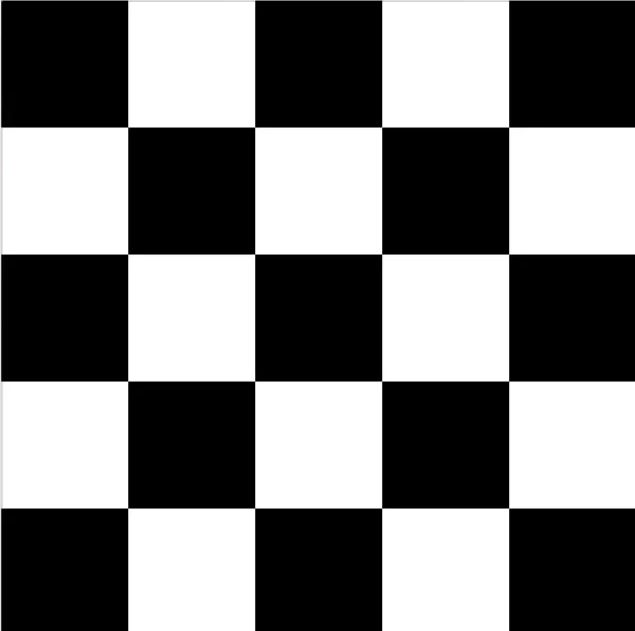
//> input picture src/1111.jpeg, 635 x 631 px
$ ./opencv_demo   (built with g++ and OpenCV 4)
//> lines starting //> are read from the running program, lines starting //| are printed output that depends on the picture; after the words box and inside, x2 and y2 are one past the last pixel; in counts of white or black regions, pixels touching at a corner belong together
#include <iostream>
#include <thread>
#include "opencv2/opencv.hpp"
#include "opencv2/highgui/highgui.hpp"
#include "opencv2/imgproc/imgproc_c.h"
#include "opencv2/core/core_c.h"
#include "opencv2/core/types_c.h"
// #include "cv.h"
#include "fstream"
#include "pcl/point_cloud.h"
#include "pcl/common/common_headers.h"
#include "pcl/features/normal_3d.h"
#include "pcl/visualization/pcl_visualizer.h"

using namespace std::chrono_literals;
using namespace cv;

typedef pcl::PointXYZRGB PointT;
typedef pcl::PointCloud<PointT> PointCloud;

typedef struct cam_param
{
	float fx;	//焦距
	float fy;	//
	int cx;	//主点
	int cy;	//
	float scale;
	/* data */
}cam_param;

typedef struct cam2pic_data
{
	int pic_xu; //像素坐标x
	int pic_yv;	//像素坐标y
	/* data */
	float cam_x;	//相机坐标下的x
	float cam_y;	//相机坐标下的y
	float cam_z;	//相机坐标下的z
}cam2pic_data;

struct color_data
{
	int R;
	int G;
	int B;
}color_data;

static cam_param camparam;
static cam2pic_data cam2picdata;
/************************************初始化函数******************************************/
bool param_init(float read_fx ,float read_fy , int read_cx ,int read_cy ,float read_scale)
{
	 cam2picdata.cam_z = 1;//参数归一化

	 camparam.fx = read_fx;
	 camparam.fy = read_fy;
	 camparam.cx = read_cx;
	 camparam.cy = read_cy;
	 camparam.scale = read_scale;

	return true;
}


/***********************************CV::MAT转换为点云*****************************************/
PointCloud::Ptr Image2PointCloud(Mat rgb, Mat depth,  cam_param camera)
{
	PointCloud::Ptr cloud(new PointCloud);
	for (int m = 0; m < depth.rows; m++)
		for (int n = 0; n < depth.cols; n++)
		{
			ushort d = depth.ptr<ushort>(m)[n];
			if (d == 0)
				continue;
			PointT p;
			p.z = double(d) / camera.scale;
			p.x = (n - camera.cx) * p.z / camera.fx;
			p.y = (m - camera.cy) * p.z / camera.fy;
			p.b = rgb.ptr<uchar>(m)[n * 3];
			p.g = rgb.ptr<uchar>(m)[n * 3 + 1];
			p.r = rgb.ptr<uchar>(m)[n * 3 + 2];

			cloud->points.push_back(p);
		}
	cloud->height = 1;
	cloud->width = cloud->points.size();
	cloud->is_dense = false;
	return cloud;
}

// [15 lines of commented-out code are left out]


int main(int argc, char **argv)
{
/********************************参数初始化************************************/
	param_init(1.5, 1.5, 308.4, 240.6,0.05);//float read_fx ,float read_fy , int read_cx ,int read_cy ,float read_scale
/********************************读取图片**************************************/
	cv::Mat data_pic = cv::imread("/media/lan/disk2/1_workspace/demo/src/1111.jpeg");
//> data_pic is the input picture: 631 rows x 635 cols, CV_8UC3; mean B, G, R 122.8, 122.8, 122.8
	cv::Mat data_src = cv::imread("/media/lan/disk2/1_workspace/demo/src/1111.jpeg");
	cv::Mat data_trans = cv::imread("/media/lan/disk2/1_workspace/demo/src/1111.jpeg");//这里存放转换后的
	cv::Mat data_trans2 = cv::imread("/media/lan/disk2/1_workspace/demo/src/1111.jpeg");//这里存放转换后的
	float u_1 ,v_1 ,d_1;
	if (!data_src.data)
	{
		std::cout << "读取图片失败！" << std::endl;
		return -1;
	}
	else
	{
		std::cout << "读取图片成功！" << std::endl;
	}

/********************************图像坐标转换到相机坐标**************************************
 * X=（u-cx)/fx;Y=(v-cy)/fy,x和y为归一化坐标
 * 方案二：u'=（u-cx)/fx;Y ;v'= (v-cy)/fy; [X Y Z] = (scale + sqrt((1-scale^2)*(u'^2+v'^2)))/(u'^2+v'^2+1)[u' v' 1] - [0 0 scale]
*****************************************************************************************/
	cout << "enter the axis to camera" << endl;
	for ( cam2picdata.pic_xu = 0;  cam2picdata.pic_xu < data_src.rows ; cam2picdata.pic_xu++)
	{
		// cam2picdata.cam_x = (int)(( cam2picdata.pic_xu + camparam.cx)/ (float)camparam.fx);
		// cout << "X = " << cam2picdata.pic_xu << " " << endl;
		u_1 = (cam2picdata.pic_xu - camparam.cx)/ (float)camparam.fx + 300;
		for ( cam2picdata.pic_yv = 0;  cam2picdata.pic_yv < data_src.cols; cam2picdata.pic_yv++)
		{
			// cout << "Y = " << cam2picdata.pic_yv << " " << endl;
			v_1 = (float)(( (float)cam2picdata.pic_yv - (float)camparam.cy)/  (float) camparam.fy) +300;

			cam2picdata.cam_x = u_1*u_1 * ((camparam.scale + sqrt((1 - camparam.scale * camparam.scale) * (u_1*u_1 + v_1*v_1)))/(u_1*u_1 + v_1*v_1 + 1));
			cam2picdata.cam_y = v_1*v_1 * ((camparam.scale + sqrt((1 - camparam.scale * camparam.scale) * (u_1*u_1 + v_1*v_1)))/(u_1*u_1 + v_1*v_1 + 1));
  			cam2picdata.cam_z = (camparam.scale + sqrt((1 - camparam.scale * camparam.scale )* (u_1*u_1 + v_1*v_1)))/(u_1*u_1 + v_1*v_1 + 1);
			// cout << "v' = " << v_1 << " " << endl;
			// cout << "cam_x = " << cam2picdata.cam_y << " " << endl;
			// cout << "cam_y = " << cam2picdata.cam_y << " " << endl;

			int mu = data_src.at<Vec3b>(cam2picdata.pic_xu, cam2picdata.pic_yv)[0] + data_src.at<Vec3b>(cam2picdata.pic_xu, cam2picdata.pic_yv)[1] + data_src.at<Vec3b>(cam2picdata.pic_xu, cam2picdata.pic_yv)[2];
			//  mu /= 3;
			int stdev = sqrt(double((data_src.at<Vec3b>(cam2picdata.pic_xu, cam2picdata.pic_yv)[0] - mu)*(data_src.at<Vec3b>(cam2picdata.pic_xu, cam2picdata.pic_yv)[0] - mu) + (data_src.at<Vec3b>(cam2picdata.pic_xu, cam2picdata.pic_yv)[1] - mu)*(data_src.at<Vec3b>(cam2picdata.pic_xu, cam2picdata.pic_yv)[1] - mu) + (data_src.at<Vec3b>(cam2picdata.pic_xu, cam2picdata.pic_yv)[2] - mu)*(data_src.at<Vec3b>(cam2picdata.pic_xu, cam2picdata.pic_yv)[2] - mu)) / 3);
			for (int k = 0; k<3; k++)
				data_trans.at<Vec3b>(cam2picdata.cam_x, cam2picdata.cam_y)[k] = stdev;
		}
	}
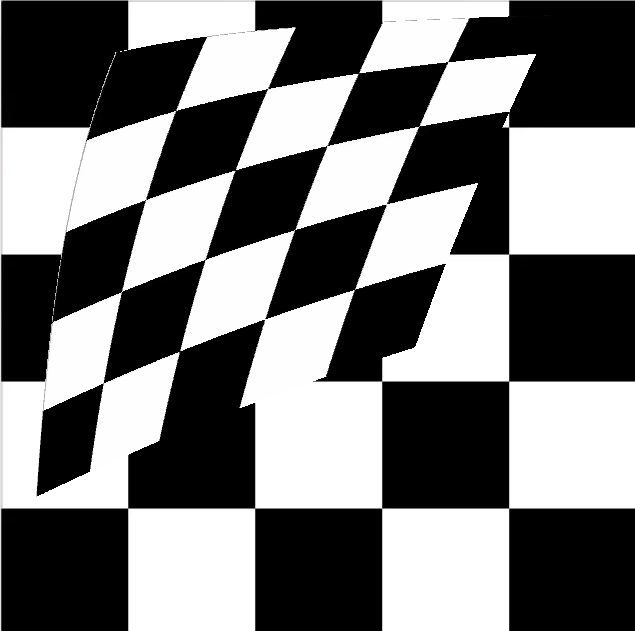
//> data_trans: 631 rows x 635 cols, CV_8UC3; mean B, G, R 120.5, 120.5, 120.5
//> after the loop, v_1 = 562.7
/********************************相机坐标转换到图像坐标*************************************
 * u=X*fx/Z + cx ; v=Y*fy/Z + cy
 * 方案二：u=fx*X/(Scale*d + z) + cx ; v = fy*Y/(scale*d+z) +cy; d=sqrt(X^2+Y^2+Z^2);
 *****************************************************************************************/
		for (cam2picdata.cam_x = 0; cam2picdata.cam_x < data_trans.rows; cam2picdata.cam_x++)
		{
			for (cam2picdata.cam_y = 0; cam2picdata.cam_y < data_trans.cols; cam2picdata.cam_y++)
			{
				d_1 = sqrt(cam2picdata.cam_x * cam2picdata.cam_x + cam2picdata.cam_y * cam2picdata.cam_y + cam2picdata.cam_z * cam2picdata.cam_z);

				cam2picdata.pic_xu = cam2picdata.cam_x * camparam.fx / (camparam.scale * d_1 + cam2picdata.cam_z) + camparam.cx;
				cam2picdata.pic_yv = cam2picdata.cam_y * camparam.fy / (camparam.scale * d_1 + cam2picdata.cam_z) + camparam.cy;

				int mu = data_trans.at<Vec3b>(cam2picdata.cam_x, cam2picdata.cam_y)[0] + data_trans.at<Vec3b>(cam2picdata.cam_x, cam2picdata.cam_y)[1] + data_trans.at<Vec3b>(cam2picdata.cam_x, cam2picdata.cam_y)[2];
				// mu /= 3;
				int stdev = sqrt(double((data_trans.at<Vec3b>(cam2picdata.cam_x, cam2picdata.cam_y)[0] - mu) * (data_trans.at<Vec3b>(cam2picdata.cam_x, cam2picdata.cam_y)[0] - mu) + (data_trans.at<Vec3b>(cam2picdata.cam_x, cam2picdata.cam_y)[1] - mu) * (data_trans.at<Vec3b>(cam2picdata.cam_x, cam2picdata.cam_y)[1] - mu) + (data_trans.at<Vec3b>(cam2picdata.cam_x, cam2picdata.cam_y)[2] - mu) * (data_trans.at<Vec3b>(cam2picdata.cam_x, cam2picdata.cam_y)[2] - mu)) / 3);
				for (int k = 0; k < 3; k++)
					data_trans2.at<Vec3b>(cam2picdata.pic_xu, cam2picdata.pic_yv)[k] = stdev;
			}
		}
//> this loop made 631 passes
//> d_1 on passes 1 to 3: 634, 634, 634
//> data_trans2: 631 rows x 635 cols, CV_8UC3; 39 pixels changed, all inside (x1, y1, x2, y2) = (240, 308, 270, 338)
//> after the loop, d_1 = 893.8

/********************************生成结果显示*******************************************/
    namedWindow("图片显示");
	namedWindow("投影显示");
	namedWindow("反投影显示");

    imshow("图片显示",data_pic);
    imshow("投影显示",data_trans);
    imshow("反投影显示",data_trans2);

    waitKey(0);
	return 0;
}

$ run again, with src/2222.jpeg copied over src/1111.jpeg
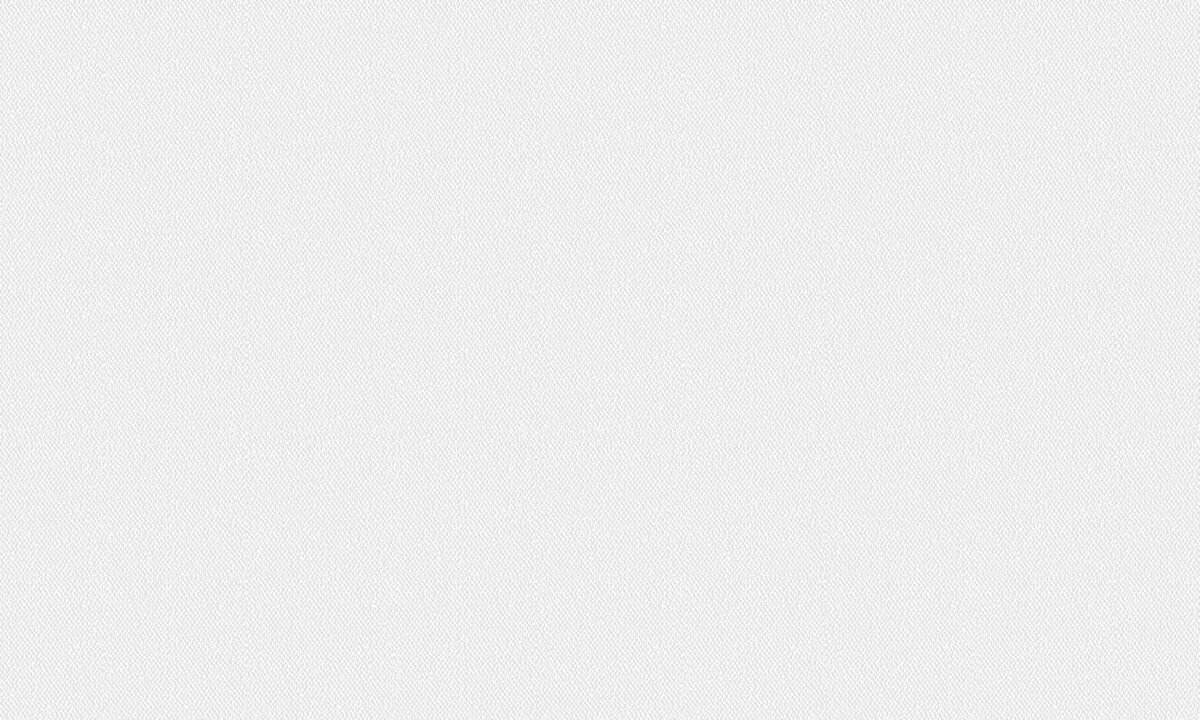
//> input picture src/2222.jpeg, 1200 x 720 px
//> data_pic is the input picture: 720 rows x 1200 cols, CV_8UC3; min 206, max 255, mean 238
//> after the loop `for ( cam2picdata.pic_xu = 0;  cam2picdata.pic_xu < data_src.rows ; ca..`:
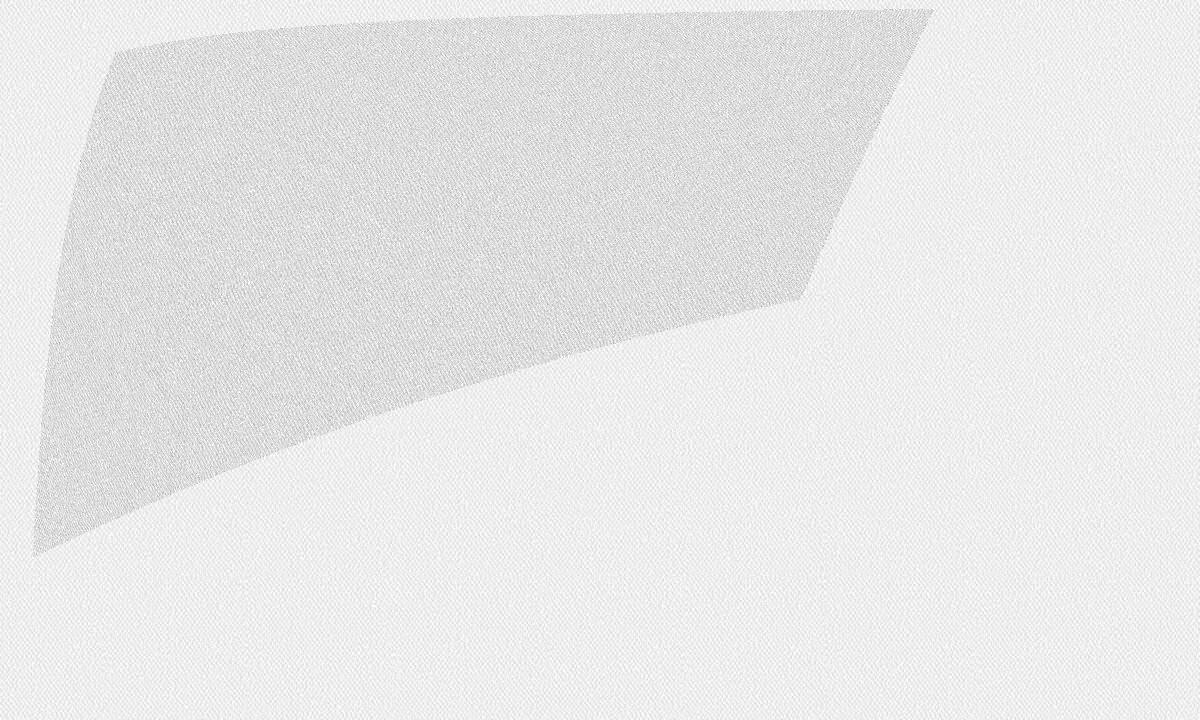
//> data_trans: 720 rows x 1200 cols, CV_8UC3; min 158, max 255, mean 231.7
//> after the loop `for ( cam2picdata.pic_xu = 0;  cam2picdata.pic_xu < data_src.rows ; ca..`: v_1 = 939.3
//> the loop `for (cam2picdata.cam_x = 0; cam2picdata.cam_x < data_trans.rows; cam2p..` made 720 passes
//> d_1 on passes 1 to 3: 1199, 1199, 1199
//> after the loop `for (cam2picdata.cam_x = 0; cam2picdata.cam_x < data_trans.rows; cam2p..`: d_1 = 1398.1

$ run again, with src/111.png saved as src/1111.jpeg
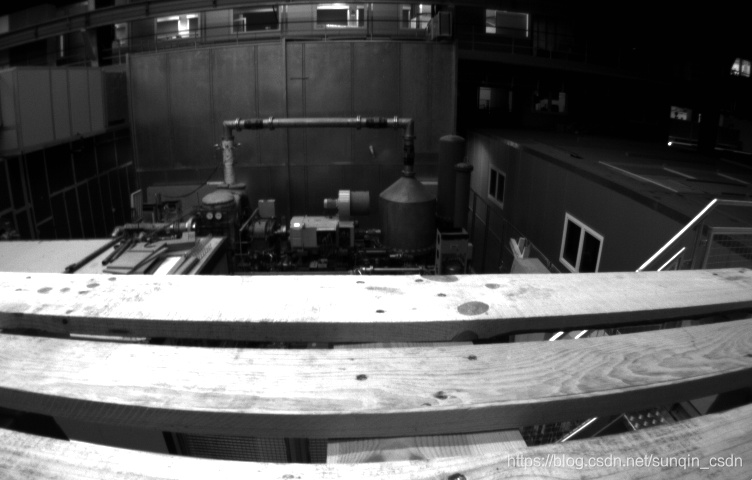
//> input picture src/111.png, 752 x 480 px
//> data_pic is the input picture: 480 rows x 752 cols, CV_8UC3; min 0, max 255, mean 89.7
//> after the loop `for ( cam2picdata.pic_xu = 0;  cam2picdata.pic_xu < data_src.rows ; ca..`:
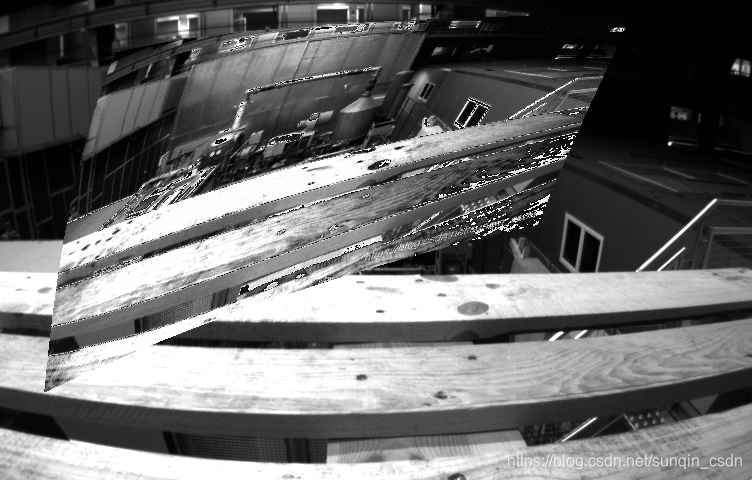
//> data_trans: 480 rows x 752 cols, CV_8UC3; min 0, max 255, mean 107.4
//> after the loop `for ( cam2picdata.pic_xu = 0;  cam2picdata.pic_xu < data_src.rows ; ca..`: v_1 = 640.7
//> the loop `for (cam2picdata.cam_x = 0; cam2picdata.cam_x < data_trans.rows; cam2p..` made 480 passes
//> d_1 on passes 1 to 3: 751, 751, 751
//> after the loop `for (cam2picdata.cam_x = 0; cam2picdata.cam_x < data_trans.rows; cam2p..`: d_1 = 890.8
